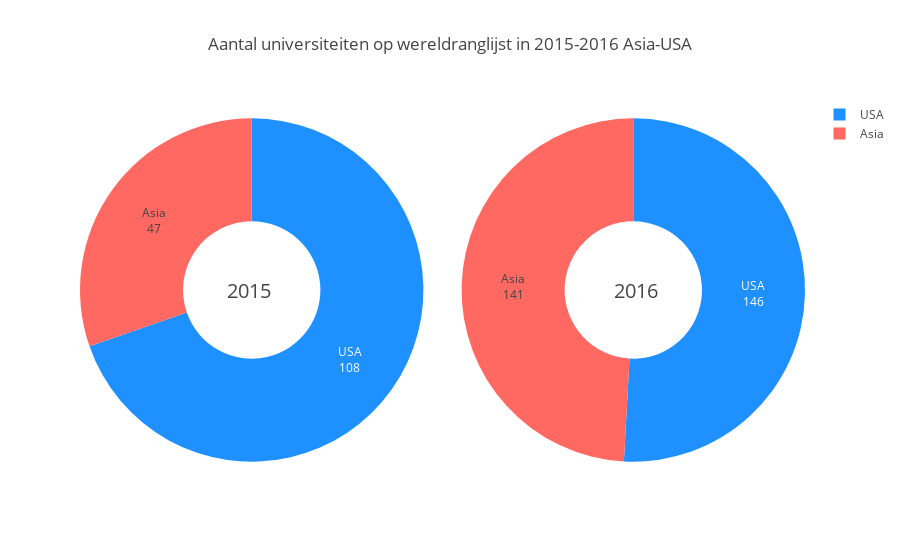

Write notebook code for a chart like this one.
### Markdown cell above
Het gemiddelde van de universiteiten in de V.S. blijft ongeveer hetzelfde, terwijl het gemiddelde van Azië juist heel erg daalt. Het aantal universiteiten daarentegen neemt in Azië op onze dataset met 200% toe, wat in de volgende grafiek te zien is:

### Code cell
pie_yy()

### Figure 1 — Plotly figure (JSON) as saved in the notebook; plotly's stock layout.template omitted (floating-point values rounded to 4 significant figures)
{"data": [{"domain": {"column": 0}, "hole": 0.4, "hoverinfo": "label+value", "labels": ["Asia", "USA"], "marker": {"colors": ["#FF6961", "#1e90ff"]}, "name": "2015", "textinfo": "label+value", "type": "pie", "uid": "2df98f42-95f2-480a-a49c-86fa8e26f7f4", "values": [47, 108]}, {"domain": {"column": 1}, "hole": 0.4, "hoverinfo": "label+value", "labels": ["Asia", "USA"], "name": "2016", "textinfo": "label+value", "type": "pie", "uid": "6e0f12fc-d301-4794-88ed-b7ad177b5bb5", "values": [141, 146]}], "layout": {"annotations": [{"font": {"size": 20}, "showarrow": false, "text": "2015", "x": 0.2, "y": 0.5}, {"font": {"size": 20}, "showarrow": false, "text": "2016", "x": 0.8, "y": 0.5}], "grid": {"columns": 2, "rows": 1}, "title": {"text": "Aantal universiteiten op wereldranglijst in 2015-2016 Asia-USA"}}}
